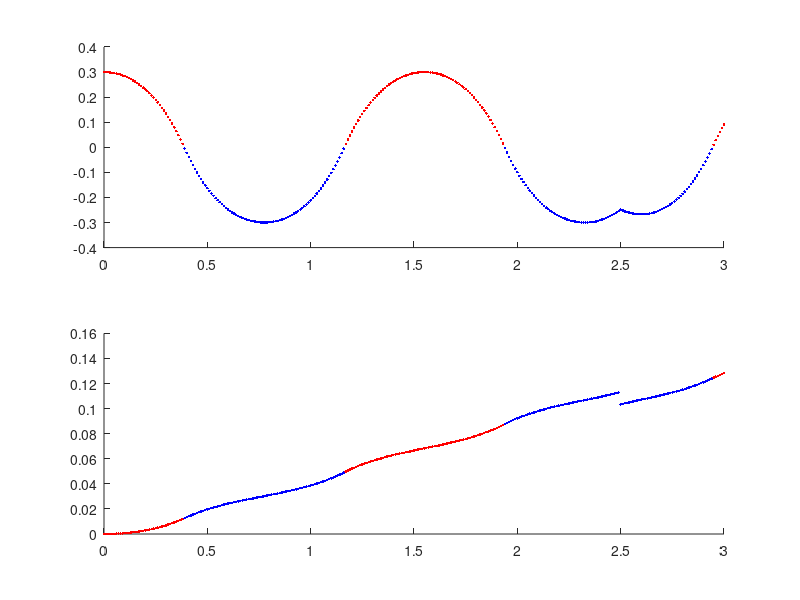

MATLAB code for this plot:
h = 0.6;
g = 9.8;
p = 0.5;
t_zmp = sqrt(h/g);



% algorithm 2: given x0, x0', zmp
% step end time variable

close all;
hold on;


t_offset = 0;
t_start = 0;



support_foot = 0;
supportY = 0.5;
torsoY = 0.3;


y0 = torsoY-supportY;
t_start = 0;




%Global coordinate
uSupportY = supportY;
y_old = 0;
uSupportX = 0;

x_start = 0;
vx_start = 0;
r_next = 0.0; %given parameter
step_x = 0.03;


new_step = 1;

for t=0:0.01:3       
    
    %Next support position
    if support_foot==0 %left support
      supportMovementY = -2*supportY;
      y1 = - (torsoY - supportY);
    else        
      supportMovementY = 2*supportY;
      y1 =  torsoY - supportY;
    end

    t_local = t-t_offset;
       
    
    
    
    %%%%%%%%%%%%%%%%%%%%%%%%%%%%%%%%%%%%%%%%%%%%%%%%%%%%%%%%%%%%%%%%%%%%%%%%%
    %Estimate current pendulum parameter from current state    
    %given: current state (y,vv)    
    
    %y(t) = y0*cosh(t/tzmp) + vy0 * tzmp*sinh(t/tzmp)
    %vt(t) = y0/tzmp*sinh(t/tzmp) + vy0*cosh(t/tzmp)        
    
    y_t = y0*cosh(t_local/t_zmp);
    vy_t = y0/t_zmp*sinh(t_local/t_zmp);
    
    %
    if t==2.5 vy_t = vy_t-1; end
    %if t==2.75 vy_t = vy_t-1; end
    %if t==4 vy_t = vy_t+0.5; end
    %
        
    y0_measured = sqrt(y_t*y_t - (vy_t*t_zmp)^2)*sign(y_t);
    t_local_measured = asinh(vy_t*t_zmp/y0_measured)*t_zmp;
    pushed=0;
    
    
    if abs(y0-y0_measured)>0.0001 || abs(t_local-t_local_measured>0.001)
       [y0 y0_measured]
       [t_local t_local_measured]
       
       
       time_to_end_before = t_end-t_local
       
       t_offset = t-t_local_measured;
       y0 = y0_measured;
       
       
       pushed=1;
       %store old x_t and v_t  
       x_t = rx + x0*cosh(t_local/t_zmp) +vx0 *t_zmp*sinh(t_local/t_zmp);
       vx_t = x0/t_zmp*sinh(t_local/t_zmp) + vx0*cosh(t_local/t_zmp);
       t_local_old = t_local;
       
       
       t_local = t_local_measured;   
           
       
       
    end
    %%%%%%%%%%%%%%%%%%%%%%%%%%%%%%%%%%%%%%%%%%%%%%%%%%%%%%%%%%%%%%%%%%%%%%%%%
     
    %Calculate the switch time using newton solver
    t_end = 0.37;    
    for i=1:3
      t_start_next = t_zmp * asinh(y0/y1 * sinh(t_end/t_zmp));           
      est =  y0*cosh(t_end/t_zmp)-y1*cosh(t_start_next/t_zmp);         
      y0dot = 1/t_zmp * y0 * sinh(t_end/t_zmp); 
      err = supportMovementY-est;
      t_end_delta = err/y0dot/2;
      t_end = t_end + t_end_delta;
    end      
    t_start_next = t_zmp * asinh(y0/y1 * sinh(t_end/t_zmp));
    
    if pushed 
       time_to_end_new = t_end-t_local
    end
        
    %%%%%%%%%%%%%%%%%%%%%%%%%%%%%%%%%%%%%%%%%%%%%%%%%%%%%%%%%%%%%%%%%%%%%%%%%
    % Solve X axis parameters
    
    
    step_x = 0.03;
    if j==3 step_x = 0.12;end
    
    
   % if new_step >0  
        
      if pushed==1
        
        x_t = rx + x0*cosh(t_local/t_zmp) +vx0 *t_zmp*sinh(t_local/t_zmp);
        vx_t = x0/t_zmp*sinh(t_local/t_zmp) + vx0*cosh(t_local/t_zmp);
    
        
        xparams=linsolve(...
            [1 cosh(t_local/t_zmp)      t_zmp*sinh(t_local/t_zmp) 0;
             0 sinh(t_local/t_zmp)/t_zmp  cosh(t_local/t_zmp)  0;
             0 sinh(t_end/t_zmp)/t_zmp    cosh(t_local/t_zmp) -cosh(t_start_next/t_zmp);
             1 cosh(t_end/t_zmp)          t_zmp*sinh(t_end/t_zmp) -t_zmp*sinh(t_start_next/t_zmp)],...
             [x_t;vx_t;0;r_next+step_x]);  
            
      else
         
          xparams=linsolve(...
            [1 cosh(t_start/t_zmp)      t_zmp*sinh(t_start/t_zmp) 0;
             0 sinh(t_start/t_zmp)/t_zmp  cosh(t_start/t_zmp)  0;
             0 sinh(t_end/t_zmp)/t_zmp    cosh(t_start/t_zmp) -cosh(t_start_next/t_zmp);
             1 cosh(t_end/t_zmp)          t_zmp*sinh(t_end/t_zmp) -t_zmp*sinh(t_start_next/t_zmp)],...
             [x_start;vx_start;0;r_next+step_x]);
        
      end
   %{ 
        else
        x_t = rx + x0*cosh(t_local/t_zmp) +vx0 *t_zmp*sinh(t_local/t_zmp);
        vx_t = x0/t_zmp*sinh(t_local/t_zmp) + vx0*cosh(t_local/t_zmp);
    
        
    end
     %}   
    rx=xparams(1);
    x0=xparams(2);
    vx0=xparams(3);
     
    %%%%%%%%%%%%%%%%%%%%%%%%%%%%%%%%%%%%%%%%%%%%%%%%%%%%%%%%%%%%%%%%%%%%%%%%%
    
    
    
    
    cx = uSupportX + rx + x0*cosh(t_local/t_zmp) +vx0 *t_zmp*sinh(t_local/t_zmp);  
    cy = uSupportY + y0*cosh((t_local)/t_zmp);        
    
    subplot(2,1,1);
    hold on;
    if support_foot==0  plot(t,cy,'r.')
    else     plot(t,cy,'b.')
    end
    
    subplot(2,1,2);
    hold on;
    if support_foot==0  plot(t,cx,'r.')
    else     plot(t,cx,'b.')
    end
    
    if t>t_offset +t_end-0.01
      %Advance step
      disp('step')
      t_offset = t_offset + t_end - t_start_next;
      t_start = t_start_next;
      uSupportY = uSupportY + supportMovementY;        
      support_foot = 1-support_foot;
      y0=y1;       
      
      
      xfin = rx + x0*cosh(t_end/t_zmp)+vx0*t_zmp*sinh(t_end/t_zmp);
      x_start = xfin + rx - r_next - step_x;
      vx_start = x0/t_zmp*sinh(t_end/t_zmp) + vx0*cosh(t_end/t_zmp);
      uSupportX = uSupportX + step_x + r_next-xparams(1);     
      
      new_step = 1;
      
    end
    


    
    
    
    
    
    
end


%{
x = (x0-p)*cosh(t/t_zmp) + v0*t_zmp*sinh(t/t_zmp) + p;
plot(t,x);
%}